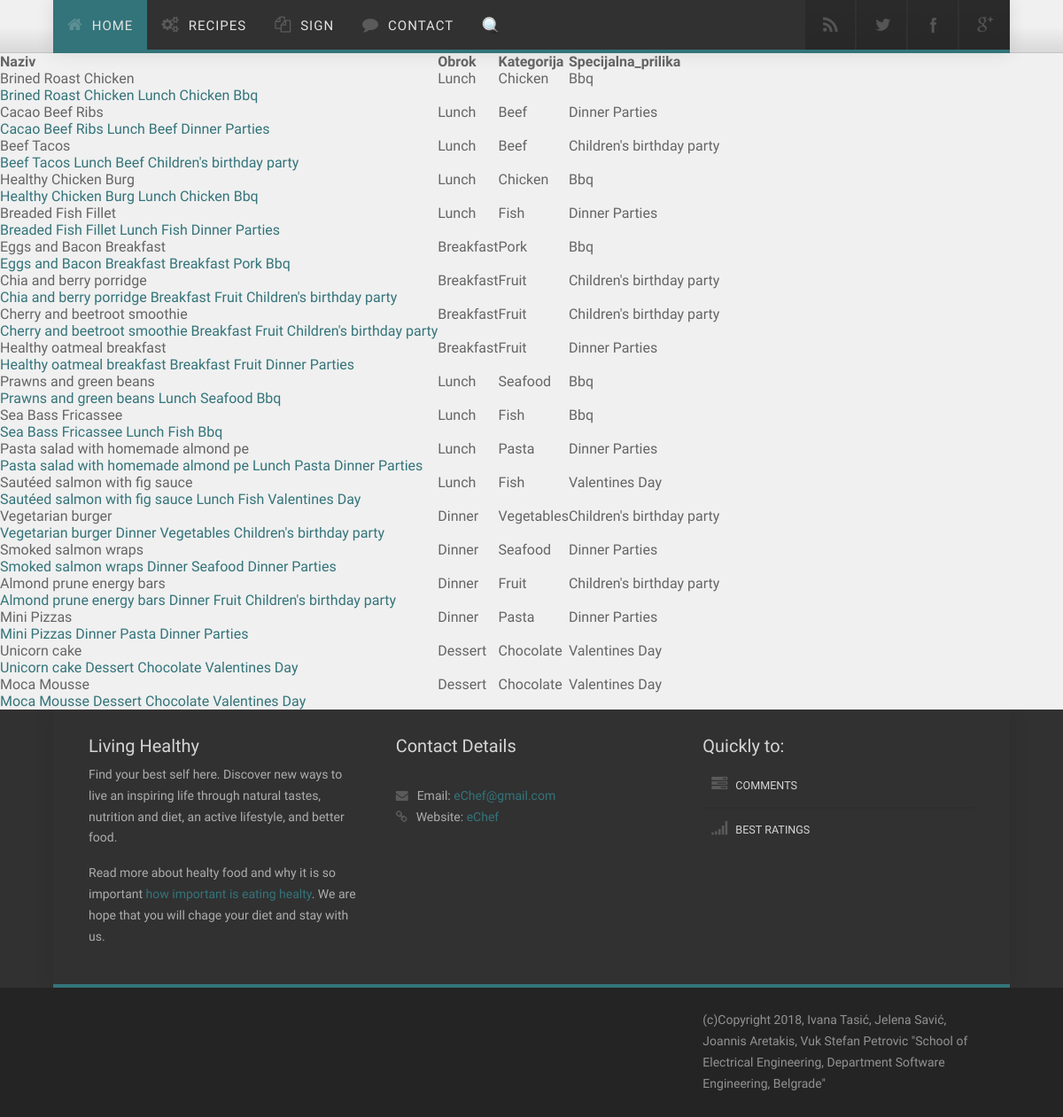
The app's page /eChef/index.php/gost/pretraga with its own data.
### tables this page shows
CREATE TABLE IF NOT EXISTS `recepti` (
  `idR` int(11) NOT NULL AUTO_INCREMENT,
  `naziv` varchar(35) NOT NULL,
  `sadrzaj` text NOT NULL,
  `obrok` varchar(20) NOT NULL,
  `kategorija` varchar(20) NOT NULL,
  `spec_prilika` varchar(25) DEFAULT NULL,
  `slika` varchar(45) DEFAULT NULL,
  PRIMARY KEY (`idR`)
);

### eChef/application/controllers/Gost.php (called while the page is built, shortened)
<?php
class Gost extends CI_Controller {
    public function __construct() {
        $this->load->model("Jelo");
        $this->load->model("Korisnik");
    }
    private function prikazi($glavniDeo, $data) {
        $data['controller'] = 'Gost';
        $this->load->view("sablon/gost_header.php", $data);
        $this->load->view($glavniDeo, $data);
        $this->load->view("sablon/footer.php");
    }
    public function pretraga() {
        $search = $this->input->get('searchBox');
        $data = [];
        $data['jela'] = $this->Jelo->dohvatiJeloIme($search);
        $this->prikazi("rezultatipretrage.php", $data);
    }
}

### eChef/index.php (called while the page is built, shortened)
<?php
require_once BASEPATH.'core/CodeIgniter.php';

### eChef/application/models/Jelo.php (called while the page is built, shortened)
<?php
class Jelo extends CI_Model {
    public function dohvatiJeloIme($ime) {
        $this->db->like("naziv", $ime);
        $this->db->from("recepti");
        $this->db->select("idR,naziv,obrok,kategorija,spec_prilika");
        $query = $this->db->get();
        return $query->result();
    }
}

### eChef/application/views/rezultatipretrage.php (the view, shortened to what this page needs)
<html>
<head>
</head>
<body>
<table>
    <tr><th>Naziv</th><th>Obrok</th><th>Kategorija</th><th>Specijalna_prilika</th></tr>
<?php
foreach ($jela as $jelo) {
    echo "<tr><td>".$jelo->naziv."</td><td>".$jelo->obrok. "</td><td>".$jelo->kategorija."</td><td>".$jelo->spec_prilika."</td></tr>";
    echo "<td><a href=".site_url("$controller/prikaziJelo/".$jelo->idR)."\">$jelo->naziv  $jelo->obrok  $jelo->kategorija  $jelo->spec_prilika</a><td></tr>";
}
?>
</table>
</body>
</html>

### eChef/assets/css/nexus.css (style rules this page uses)
html { overflow-y: scroll; }
body { line-height: 1.7em; font-family: Roboto Condensed; font-size: 14px; font-weight: 400; background-color: #f0f0f0; color: #656565; }

### records on screen
recepti: naziv "Brined Roast Chicken", obrok "Lunch", kategorija "Chicken", spec_prilika "Bbq"
recepti: naziv "Cacao Beef Ribs", obrok "Lunch", kategorija "Beef", spec_prilika "Dinner Parties"
recepti: naziv "Beef Tacos", obrok "Lunch", kategorija "Beef", spec_prilika "Children's birthday party"
recepti: naziv "Healthy Chicken Burg", obrok "Lunch", kategorija "Chicken", spec_prilika "Bbq"
recepti: naziv "Breaded Fish Fillet", obrok "Lunch", kategorija "Fish", spec_prilika "Dinner Parties"
recepti: naziv "Eggs and Bacon Breakfast", obrok "Breakfast", kategorija "Pork", spec_prilika "Bbq"
recepti: naziv "Chia and berry porridge", obrok "Breakfast", kategorija "Fruit", spec_prilika "Children's birthday party"
recepti: naziv "Cherry and beetroot smoothie", obrok "Breakfast", kategorija "Fruit", spec_prilika "Children's birthday party"
recepti: naziv "Healthy oatmeal breakfast", obrok "Breakfast", kategorija "Fruit", spec_prilika "Dinner Parties"
recepti: naziv "Prawns and green beans", obrok "Lunch", kategorija "Seafood", spec_prilika "Bbq"
recepti: naziv "Sea Bass Fricassee", obrok "Lunch", kategorija "Fish", spec_prilika "Bbq"
recepti: naziv "Pasta salad with homemade almond pe", obrok "Lunch", kategorija "Pasta", spec_prilika "Dinner Parties"
recepti: naziv "Sautéed salmon with fig sauce", obrok "Lunch", kategorija "Fish", spec_prilika "Valentines Day"
recepti: naziv "Vegetarian burger", obrok "Dinner", kategorija "Vegetables", spec_prilika "Children's birthday party"
recepti: naziv "Smoked salmon wraps", obrok "Dinner", kategorija "Seafood", spec_prilika "Dinner Parties"
recepti: naziv "Almond prune energy bars", obrok "Dinner", kategorija "Fruit", spec_prilika "Children's birthday party"
recepti: naziv "Mini Pizzas", obrok "Dinner", kategorija "Pasta", spec_prilika "Dinner Parties"
recepti: naziv "Unicorn cake", obrok "Dessert", kategorija "Chocolate", spec_prilika "Valentines Day"
recepti: naziv "Moca Mousse", obrok "Dessert", kategorija "Chocolate", spec_prilika "Valentines Day"
